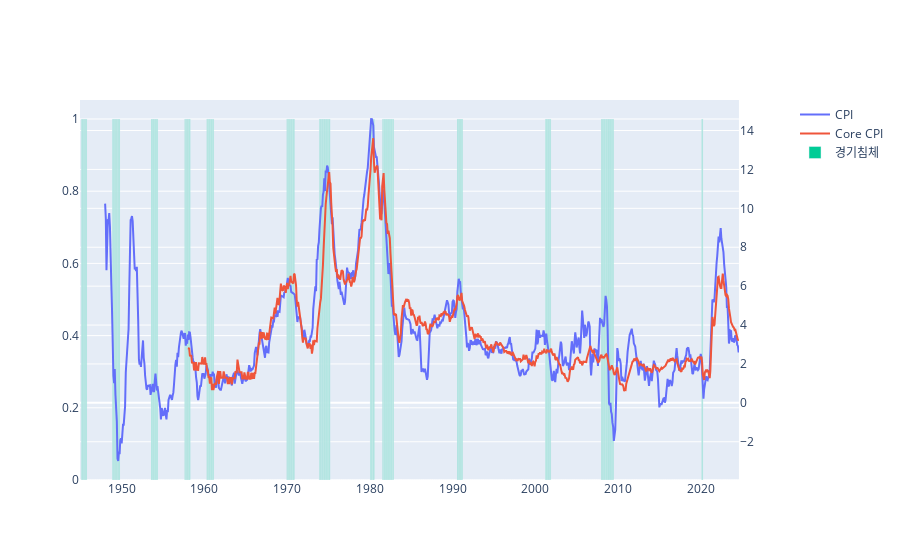

Notebook code for this chart:
### Code cell
# 경기 침체

import plotly.express as px
import plotly.graph_objects as go
from plotly.subplots import make_subplots

usreg = fp.series('USREC',enddate)
usregdata=usreg.data.loc[usreg.data.index>='1945-01-01']

# Create figure with secondary y-axis
fig = make_subplots(specs=[[{"secondary_y": True}]])

# Add traces
fig.add_trace(
    go.Line(x=dfyoy.index, y=dfyoy['CPI'], name="CPI"),
    secondary_y=True,
)

fig.add_trace(
    go.Line(x=dfyoy.index, y=dfyoy['coreCPI'], name="Core CPI"),
    secondary_y=True,
)

fig.add_trace(
    go.Bar(x=usregdata.index, y=usregdata.values, name="경기침체"),
    secondary_y=False,
)

fig.show()

### Figure 1 — Plotly figure (JSON) as saved in the notebook; plotly's stock layout.template omitted (floating-point values rounded to 4 significant figures; data arrays with more than 128 entries replaced by an {"elided": "..."} marker saying what was removed)
{"data": [{"name": "CPI", "type": "scatter", "x": {"elided": "920 str values"}, "xaxis": "x", "y": {"elided": "920 float values"}, "yaxis": "y2"}, {"name": "Core CPI", "type": "scatter", "x": {"elided": "920 str values"}, "xaxis": "x", "y": {"elided": "920 float values"}, "yaxis": "y2"}, {"name": "경기침체", "type": "bar", "x": {"elided": "956 str values"}, "xaxis": "x", "y": {"elided": "956 int values"}, "yaxis": "y"}], "layout": {"xaxis": {"anchor": "y", "domain": [0, 0.94]}, "yaxis": {"anchor": "x", "domain": [0, 1]}, "yaxis2": {"anchor": "x", "overlaying": "y", "side": "right"}}}
